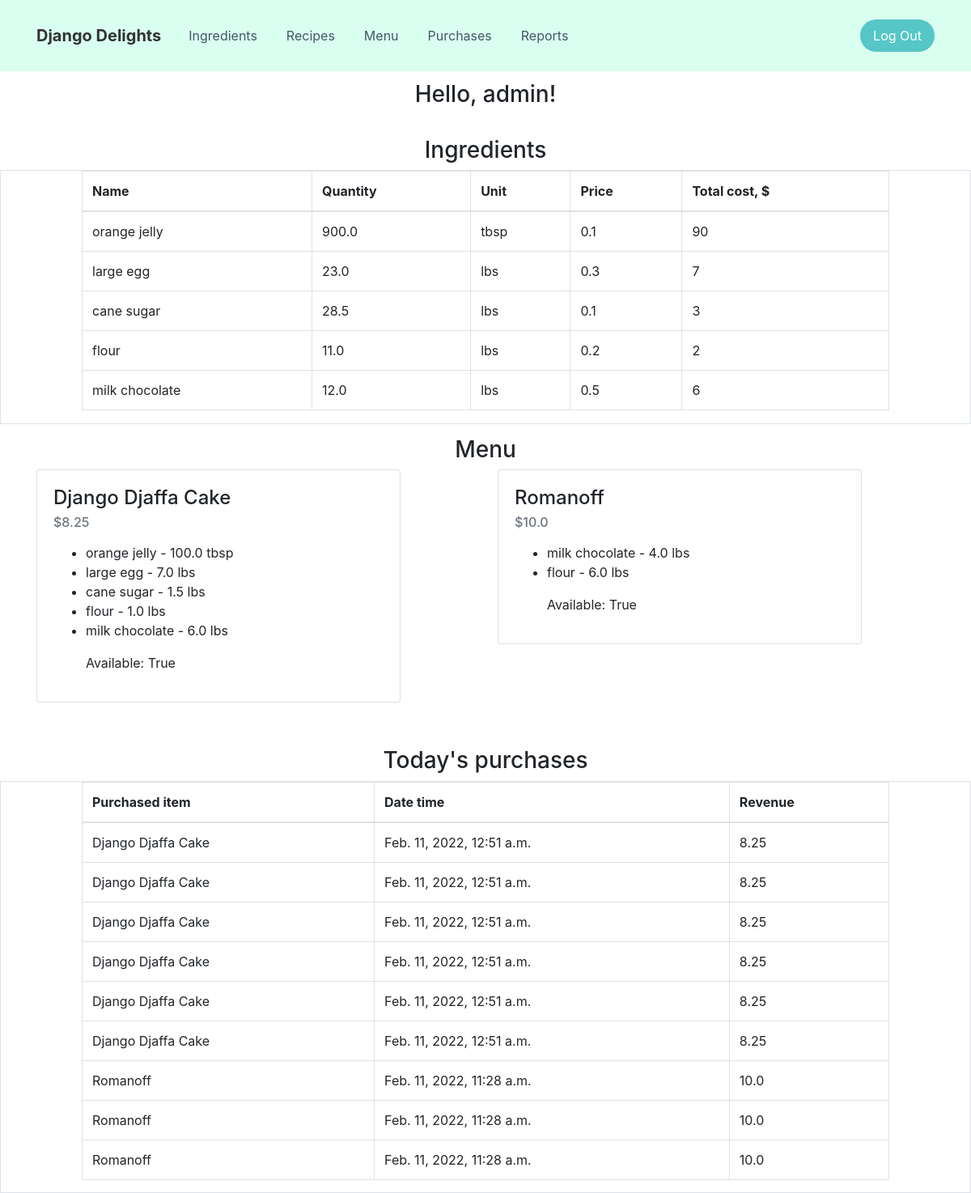
The app's page / (signed in) with its own data.
### inventory/models.py (models this page shows, shortened)
class Ingredient(models.Model):
    name = models.CharField(max_length=100)
    quantity = models.FloatField(default=0)
    unit = models.CharField(max_length=100)
    unit_price = models.FloatField(default=0)

class MenuItem(models.Model):
    name = models.CharField(max_length=100)
    price = models.FloatField(default=0)
    def available(self):
        return all(n.enough() for n in self.reciperequirement_set.all())

class RecipeRequirement(models.Model):
    menu_item = models.ForeignKey(MenuItem, on_delete=models.CASCADE)
    ingredient = models.ForeignKey(Ingredient, on_delete=models.CASCADE)
    quantity = models.FloatField(default=0)
    def enough(self):
        return self.quantity <= self.ingredient.quantity

class Purchase(models.Model):
    purchased_item = models.ForeignKey(MenuItem, on_delete=models.CASCADE)
    timestamp = models.DateTimeField(default=datetime.today())

### inventory/views.py (the view)
# urls.py: path('', views.HomeView.as_view(), name='home'),
class HomeView(LoginRequiredMixin, TemplateView):
    template_name = 'inventory/home.html'
    today = datetime.date.today()
    def get_context_data(self, **kwargs):
        context = super().get_context_data(**kwargs)
        context['ingredients'] = Ingredient.objects.all()
        context['recipes'] = RecipeRequirement.objects.all()
        context['menu_items'] = MenuItem.objects.all()
        context['today'] = datetime.datetime.today()
        context['today_purchases'] = Purchase.objects.filter(timestamp__gte=self.today)
        return context

### inventory/templates/inventory/home.html (shortened to what this page needs)
{%extends 'base.html'%}
{%load static%}
{%block content%}
    <div>
        <div class="container">
            <div class="row">
                <div class="col-md-12">
                    <h3 class="text-center" style="padding: 12px;">Hello, {{user.username}}!</h3>
                </div>
            </div>
        </div>
    </div>
    <div>
        <div class="container">
            <div class="row">
                <div class="col-md-12">
                    <h3 class="text-center" style="margin-top: 15px;">Ingredients</h3>
                </div>
            </div>
        </div>
    </div>
    <div class="table-responsive table-bordered" style="padding-right: 100px;padding-left: 100px;">
        <table class="table">
            <thead>
                <tr>
                    <th>Name</th>
                    <th>Quantity</th>
                    <th>Unit</th>
                    <th>Price</th>
                    <th>Total cost, $</th>
                </tr>
            </thead>
            <tbody>
                  {%for ingredient in ingredients%}
                  <tr>
                      <td>{{ingredient.name}}</td>
                      <td>{{ingredient.quantity}}</td>
                      <td>{{ingredient.unit}}</td>
                      <td>{{ingredient.unit_price}}</td>
                      <td>{%widthratio ingredient.unit_price 1 ingredient.quantity%}</td>
                  </tr>
                  {%endfor%}
            </tbody>
        </table>
    </div>
    <div class="col-md-12">
        <div class="row">
            <div class="col">
                <h3 class="text-center" style="margin-top: 15px;">Menu</h3>
                <div class="row">
                {% for item in menu_items %}
                    <div class="col-sm justify-content-center">
                        <div class="card" style="width: 450px; margin-bottom: 40px;" ><img class="card-img-top w-100 d-block card-img-top">
                            <div class="card-body">
                                <h4 class="card-title">{{item.name|title}}</h4>
                                <h6 class="text-muted card-subtitle mb-2">${{item.price}}</h6>
                                <p class="card-text">
                                           <ul>
                                            {%for recipe in item.reciperequirement_set.all%}
                                            <li>{{recipe.ingredient.name}} - {{recipe.quantity}} {{recipe.ingredient.unit}}</li>
                                            {%endfor%}
                                            <p>Available: {{item.available}}</p>
                                          </ul>
                            </div>
                        </div>
                    </div>
                {% endfor %}
                </div>
            </div>
        </div>
    </div>
    <div class="row">
        <div class="col">
            <h3 class="text-center" style="margin-top: 15px;">Today's purchases</h3>
        </div>
    </div>
    <div class="table-responsive table-bordered" style="padding-right: 100px;padding-left: 100px;">
        <table class="table">
            <thead>
                <tr>
                    <th>Purchased item</th>
                    <th>Date time</th>
                    <th>Revenue</th>
                </tr>
            </thead>
            <tbody>
              {%for purchase in today_purchases%}
              <tr>
                  <td>{{ purchase.purchased_item.name }}</td>
                  <td>{{purchase.timestamp}}</td>
                  <td>{{purchase.purchased_item.price}}</td>
              </tr>
              {%endfor%}
            </tbody>
        </table>
    </div>
{%endblock%}

### inventory/templates/base.html (style rules this page uses)
.row { margin-right: 0px; margin-left: 0px; }

### records on screen
Ingredient: name "orange jelly", quantity "900.0", unit "tbsp", unit_price "0.1", unit_price+quantity "90"
Ingredient: name "large egg", quantity "23.0", unit "lbs", unit_price "0.3", unit_price+quantity "7"
Ingredient: name "cane sugar", quantity "28.5", unit "lbs", unit_price "0.1", unit_price+quantity "3"
Ingredient: name "flour", quantity "11.0", unit "lbs", unit_price "0.2", unit_price+quantity "2"
Ingredient: name "milk chocolate", quantity "12.0", unit "lbs", unit_price "0.5", unit_price+quantity "6"
MenuItem: name "Django Djaffa Cake", price "8.25", available "True"
RecipeRequirement: ingredient.name "orange jelly", quantity "100.0", ingredient.unit "tbsp"
RecipeRequirement: ingredient.name "large egg", quantity "7.0", ingredient.unit "lbs"
RecipeRequirement: ingredient.name "cane sugar", quantity "1.5", ingredient.unit "lbs"
RecipeRequirement: ingredient.name "flour", quantity "1.0", ingredient.unit "lbs"
RecipeRequirement: ingredient.name "milk chocolate", quantity "6.0", ingredient.unit "lbs"
MenuItem: name "Romanoff", price "10.0", available "True"
RecipeRequirement: ingredient.name "milk chocolate", quantity "4.0", ingredient.unit "lbs"
RecipeRequirement: ingredient.name "flour", quantity "6.0", ingredient.unit "lbs"
Purchase: purchased_item.name "Django Djaffa Cake", timestamp "Feb. 11, 2022, 12:51 a.m.", purchased_item.price "8.25"
Purchase: purchased_item.name "Django Djaffa Cake", timestamp "Feb. 11, 2022, 12:51 a.m.", purchased_item.price "8.25"
Purchase: purchased_item.name "Django Djaffa Cake", timestamp "Feb. 11, 2022, 12:51 a.m.", purchased_item.price "8.25"
Purchase: purchased_item.name "Django Djaffa Cake", timestamp "Feb. 11, 2022, 12:51 a.m.", purchased_item.price "8.25"
Purchase: purchased_item.name "Django Djaffa Cake", timestamp "Feb. 11, 2022, 12:51 a.m.", purchased_item.price "8.25"
Purchase: purchased_item.name "Django Djaffa Cake", timestamp "Feb. 11, 2022, 12:51 a.m.", purchased_item.price "8.25"
Purchase: purchased_item.name "Romanoff", timestamp "Feb. 11, 2022, 11:28 a.m.", purchased_item.price "10.0"
Purchase: purchased_item.name "Romanoff", timestamp "Feb. 11, 2022, 11:28 a.m.", purchased_item.price "10.0"
Purchase: purchased_item.name "Romanoff", timestamp "Feb. 11, 2022, 11:28 a.m.", purchased_item.price "10.0"

### other values on screen
{{ user.username }} "admin"
